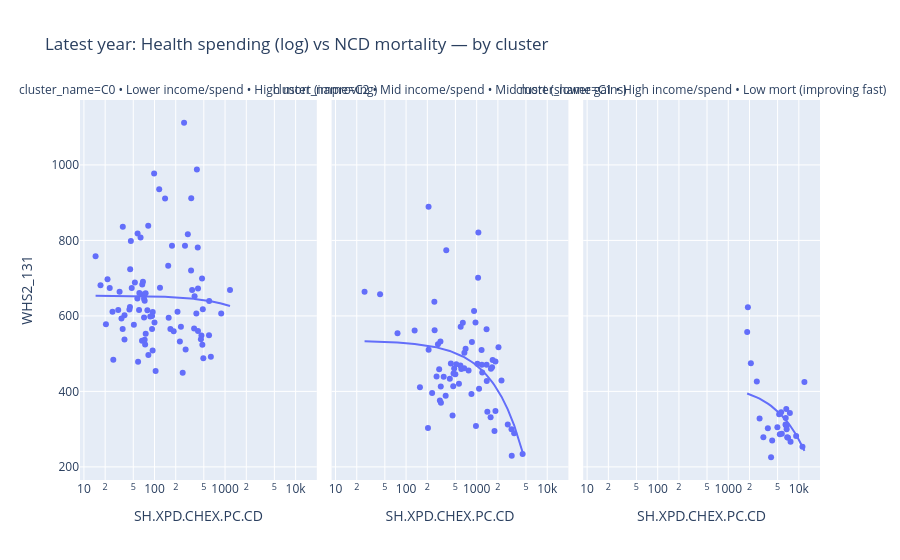

This figure's notebook cell:
### Markdown cell above
### 3) Within-cluster scatter: Health spend vs Mortality (latest year) with fitted line

### Code cell
# Latest snapshot per country + cluster
latest = panel.groupby("Country")["Year"].max().reset_index()
snap = (latest.merge(panel, on=["Country","Year"], how="left")
              .merge(feats[["cluster","cluster_name"]], left_on="Country", right_index=True, how="left")
              .dropna(subset=["WHS2_131","SH.XPD.CHEX.PC.CD"]))

fig_sc = px.scatter(
    snap, x="SH.XPD.CHEX.PC.CD", y="WHS2_131",
    facet_col="cluster_name", facet_col_wrap=3, trendline="ols",
    log_x=True, hover_name="Country",
    title="Latest year: Health spending (log) vs NCD mortality — by cluster"
)
fig_sc.write_html("artifacts/scatter_spend_vs_mortality_by_cluster.html")
display(fig_sc)

### Figure 1 — Plotly figure (JSON) as saved in the notebook; plotly's stock layout.template omitted (floating-point values rounded to 4 significant figures)
{"data": [{"hovertemplate": "<b>%{hovertext}</b><br><br>cluster_name=C0 • Lower income/spend • High mort (improving)<br>SH.XPD.CHEX.PC.CD=%{x}<br>WHS2_131=%{y}<extra></extra>", "hovertext": ["AFG", "AGO", "ARM", "AZE", "BDI", "BEN", "BFA", "BGD", "BHR", "BLR", "BOL", "BTN", "BWA", "CAF", "CIV", "CMR", "COD", "COG", "COM", "DJI", "EGY", "ERI", "ETH", "FJI", "FSM", "GAB", "GEO", "GHA", "GIN", "GMB", "GNB", "GNQ", "GUY", "HTI", "IDN", "KAZ", "KEN", "KGZ", "KHM", "KIR", "LAO", "LBR", "LSO", "MAR", "MDA", "MDG", "MLI", "MMR", "MNG", "MOZ", "MRT", "MWI", "MYS", "NAM", "NER", "NGA", "NPL", "PNG", "PSE", "RUS", "RWA", "SDN", "SEN", "SLB", "SLE", "SOM", "STP", "SWZ", "SYC", "TCD", "TGO", "TJK", "TKM", "TON", "TZA", "UGA", "UKR", "UZB", "VCT", "VNM", "VUT", "WSM", "YEM", "ZAF", "ZMB", "ZWE"], "legendgroup": "", "marker": {"color": "#636efa", "symbol": "circle"}, "mode": "markers", "name": "", "orientation": "v", "showlegend": false, "type": "scatter", "x": [81.52, 67.05, 595.8, 251.0, 23.22, 34.04, 57.22, 58.54, 1175.0, 484.0, 276.2, 103.7, 492.1, 46.25, 92.4, 72.57, 21.59, 79.33, 100.0, 87.17, 176.9, 35.55, 26.07, 331.6, 398.8, 228.8, 413.7, 94.4, 44.1, 25.39, 68.38, 236.8, 462.6, 57.63, 158.9, 391.8, 94.11, 72.59, 119.6, 262.5, 68.62, 92.33, 116.6, 211.9, 410.1, 17.18, 30.62, 71.15, 330.0, 45.23, 73.63, 47.58, 476.9, 413.5, 35.39, 81.87, 66.54, 61.03, 364.4, 881.8, 60.46, 20.5, 71.12, 98.8, 44.9, 14.63, 187.1, 296.8, 629.1, 37.59, 52.72, 75.1, 471.9, 341.5, 37.56, 51.03, 369.9, 156.4, 454.8, 168.1, 141.3, 270.4, 32.02, 592.5, 74.84, 63.51], "xaxis": "x", "y": [838.8, 683.3, 639.3, 449.7, 673.6, 593.4, 646.1, 478.3, 668.8, 617.5, 510.8, 454.0, 487.6, 798.4, 599.9, 640.2, 696.8, 615.2, 582.4, 598.7, 785.8, 836.0, 483.7, 911.5, 988.1, 532.5, 672.4, 610.0, 616.8, 610.8, 656.9, 571.1, 548.0, 818.4, 595.0, 606.7, 508.3, 536.6, 674.9, 1112.0, 690.6, 565.0, 935.6, 611.3, 781.3, 681.5, 615.9, 645.5, 720.3, 723.3, 524.3, 674.0, 523.3, 559.9, 565.4, 496.2, 534.1, 660.7, 566.4, 606.6, 615.3, 578.2, 595.9, 977.5, 623.5, 757.8, 559.2, 816.2, 491.9, 601.7, 688.7, 552.4, 699.0, 668.9, 537.7, 576.4, 651.9, 733.2, 538.0, 565.4, 910.8, 785.9, 664.2, 548.7, 659.9, 807.4], "yaxis": "y"}, {"hovertemplate": "<b>OLS trendline</b><br>WHS2_131 = -0.0236132 * SH.XPD.CHEX.PC.CD + 653.805<br>R<sup>2</sup>=0.001492<br><br>cluster_name=C0 • Lower income/spend • High mort (improving)<br>SH.XPD.CHEX.PC.CD=%{x}<br>WHS2_131=%{y} <b>(trend)</b><extra></extra>", "legendgroup": "", "marker": {"color": "#636efa", "symbol": "circle"}, "mode": "lines", "name": "", "showlegend": false, "type": "scatter", "x": [14.63, 17.18, 20.5, 21.59, 23.22, 25.39, 26.07, 30.62, 32.02, 34.04, 35.39, 35.55, 37.56, 37.59, 44.1, 44.9, 45.23, 46.25, 47.58, 51.03, 52.72, 57.22, 57.63, 58.54, 60.46, 61.03, 63.51, 66.54, 67.05, 68.38, 68.62, 71.12, 71.15, 72.57, 72.59, 73.63, 74.84, 75.1, 79.33, 81.52, 81.87, 87.17, 92.33, 92.4, 94.11, 94.4, 98.8, 100.0, 103.7, 116.6, 119.6, 141.3, 156.4, 158.9, 168.1, 176.9, 187.1, 211.9, 228.8, 236.8, 251.0, 262.5, 270.4, 276.2, 296.8, 330.0, 331.6, 341.5, 364.4, 369.9, 391.8, 398.8, 410.1, 413.5, 413.7, 454.8, 462.6, 471.9, 476.9, 484.0, 492.1, 592.5, 595.8, 629.1, 881.8, 1175.0], "xaxis": "x", "y": [653.5, 653.4, 653.3, 653.3, 653.3, 653.2, 653.2, 653.1, 653.0, 653.0, 653.0, 653.0, 652.9, 652.9, 652.8, 652.7, 652.7, 652.7, 652.7, 652.6, 652.6, 652.5, 652.4, 652.4, 652.4, 652.4, 652.3, 652.2, 652.2, 652.2, 652.2, 652.1, 652.1, 652.1, 652.1, 652.1, 652.0, 652.0, 651.9, 651.9, 651.9, 651.7, 651.6, 651.6, 651.6, 651.6, 651.5, 651.4, 651.4, 651.1, 651.0, 650.5, 650.1, 650.1, 649.8, 649.6, 649.4, 648.8, 648.4, 648.2, 647.9, 647.6, 647.4, 647.3, 646.8, 646.0, 646.0, 645.7, 645.2, 645.1, 644.6, 644.4, 644.1, 644.0, 644.0, 643.1, 642.9, 642.7, 642.5, 642.4, 642.2, 639.8, 639.7, 638.9, 633.0, 626.1], "yaxis": "y"}, {"hovertemplate": "<b>%{hovertext}</b><br><br>cluster_name=C2 • Mid income/spend • Mid mort (slower gains)<br>SH.XPD.CHEX.PC.CD=%{x}<br>WHS2_131=%{y}<extra></extra>", "hovertext": ["ALB", "ARE", "ARG", "ATG", "BGR", "BHS", "BIH", "BLZ", "BRA", "BRB", "BRN", "CHL", "CHN", "COL", "CPV", "CRI", "CUB", "CYP", "DOM", "DZA", "ECU", "GRC", "GRD", "GTM", "HND", "HRV", "HUN", "IND", "IRN", "IRQ", "ITA", "JAM", "JOR", "JPN", "KOR", "KWT", "LBN", "LBY", "LCA", "LKA", "MDV", "MEX", "MKD", "MNE", "MUS", "NIC", "OMN", "PAK", "PAN", "PER", "PHL", "POL", "PRT", "PRY", "QAT", "ROU", "SAU", "SLV", "SRB", "SUR", "SVK", "SYR", "THA", "TLS", "TTO", "TUN", "TUR", "URY"], "legendgroup": "", "marker": {"color": "#636efa", "symbol": "circle"}, "mode": "markers", "name": "", "orientation": "v", "showlegend": false, "type": "scatter", "x": [465.6, 2250.0, 1081.0, 843.5, 1047.0, 2038.0, 697.1, 310.2, 768.3, 1391.0, 665.5, 1577.0, 670.3, 561.1, 282.9, 977.1, 1199.0, 3118.0, 416.7, 208.5, 498.6, 1846.0, 514.3, 341.1, 253.6, 1384.0, 1382.0, 75.55, 233.7, 251.6, 3400.0, 371.1, 301.3, 4483.0, 3142.0, 1789.0, 311.8, 306.7, 588.4, 157.1, 1057.0, 606.1, 636.7, 1024.0, 593.8, 204.2, 856.4, 42.8, 1417.0, 455.7, 208.2, 1183.0, 2760.0, 480.1, 1847.0, 963.0, 1655.0, 470.1, 919.2, 294.3, 1685.0, 25.8, 363.7, 132.1, 1173.0, 270.3, 431.3, 1595.0], "xaxis": "x2", "y": [413.6, 429.0, 407.3, 392.9, 701.3, 516.8, 512.9, 412.8, 455.1, 427.5, 461.6, 331.5, 502.3, 420.2, 524.6, 308.6, 450.2, 299.7, 433.7, 510.4, 445.4, 348.2, 471.7, 438.8, 561.7, 470.4, 564.9, 553.8, 395.9, 637.4, 289.3, 773.6, 375.7, 234.4, 229.2, 294.9, 370.2, 532.2, 468.7, 411.1, 821.2, 459.3, 582.0, 473.5, 571.1, 302.8, 530.8, 657.6, 345.9, 335.9, 889.4, 470.9, 312.4, 460.8, 479.3, 582.6, 464.3, 447.6, 613.2, 458.4, 483.4, 663.8, 388.2, 561.3, 509.6, 439.8, 474.1, 460.3], "yaxis": "y2"}, {"hovertemplate": "<b>OLS trendline</b><br>WHS2_131 = -0.0659858 * SH.XPD.CHEX.PC.CD + 534.479<br>R<sup>2</sup>=0.216021<br><br>cluster_name=C2 • Mid income/spend • Mid mort (slower gains)<br>SH.XPD.CHEX.PC.CD=%{x}<br>WHS2_131=%{y} <b>(trend)</b><extra></extra>", "legendgroup": "", "marker": {"color": "#636efa", "symbol": "circle"}, "mode": "lines", "name": "", "showlegend": false, "type": "scatter", "x": [25.8, 42.8, 75.55, 132.1, 157.1, 204.2, 208.2, 208.5, 233.7, 251.6, 253.6, 270.3, 282.9, 294.3, 301.3, 306.7, 310.2, 311.8, 341.1, 363.7, 371.1, 416.7, 431.3, 455.7, 465.6, 470.1, 480.1, 498.6, 514.3, 561.1, 588.4, 593.8, 606.1, 636.7, 665.5, 670.3, 697.1, 768.3, 843.5, 856.4, 919.2, 963.0, 977.1, 1024.0, 1047.0, 1057.0, 1081.0, 1173.0, 1183.0, 1199.0, 1382.0, 1384.0, 1391.0, 1417.0, 1577.0, 1595.0, 1655.0, 1685.0, 1789.0, 1846.0, 1847.0, 2038.0, 2250.0, 2760.0, 3118.0, 3142.0, 3400.0, 4483.0], "xaxis": "x2", "y": [532.8, 531.7, 529.5, 525.8, 524.1, 521.0, 520.7, 520.7, 519.1, 517.9, 517.7, 516.6, 515.8, 515.1, 514.6, 514.2, 514.0, 513.9, 512.0, 510.5, 510.0, 507.0, 506.0, 504.4, 503.8, 503.5, 502.8, 501.6, 500.5, 497.5, 495.7, 495.3, 494.5, 492.5, 490.6, 490.3, 488.5, 483.8, 478.8, 478.0, 473.8, 470.9, 470.0, 466.9, 465.4, 464.7, 463.2, 457.1, 456.4, 455.3, 443.3, 443.1, 442.7, 441.0, 430.4, 429.2, 425.3, 423.3, 416.4, 412.6, 412.6, 400.0, 386.0, 352.3, 328.7, 327.2, 310.1, 238.7], "yaxis": "y2"}, {"hovertemplate": "<b>%{hovertext}</b><br><br>cluster_name=C1 • High income/spend • Low mort (improving fast)<br>SH.XPD.CHEX.PC.CD=%{x}<br>WHS2_131=%{y}<extra></extra>", "hovertext": ["AUS", "AUT", "BEL", "CAN", "CHE", "CZE", "DEU", "DNK", "ESP", "EST", "FIN", "FRA", "GBR", "IRL", "ISL", "ISR", "LTU", "LUX", "LVA", "MLT", "NLD", "NOR", "NZL", "SGP", "SVN", "SWE", "USA"], "legendgroup": "", "marker": {"color": "#636efa", "symbol": "circle"}, "mode": "markers", "name": "", "orientation": "v", "showlegend": false, "type": "scatter", "x": [7040.0, 6520.0, 5744.0, 6483.0, 11260.0, 2538.0, 6638.0, 7466.0, 3144.0, 2091.0, 5262.0, 5377.0, 5612.0, 6764.0, 6722.0, 4191.0, 1854.0, 7633.0, 1898.0, 3642.0, 6555.0, 9163.0, 4967.0, 4044.0, 2780.0, 6842.0, 12000.0], "xaxis": "x3", "y": [277.5, 329.3, 287.6, 312.3, 253.1, 426.5, 353.2, 342.9, 278.6, 474.7, 339.7, 286.3, 344.5, 309.8, 299.6, 270.1, 557.7, 266.8, 622.7, 302.6, 310.5, 282.1, 304.8, 225.5, 328.5, 278.3, 425.1], "yaxis": "y3"}, {"hovertemplate": "<b>OLS trendline</b><br>WHS2_131 = -0.0149807 * SH.XPD.CHEX.PC.CD + 422.247<br>R<sup>2</sup>=0.179793<br><br>cluster_name=C1 • High income/spend • Low mort (improving fast)<br>SH.XPD.CHEX.PC.CD=%{x}<br>WHS2_131=%{y} <b>(trend)</b><extra></extra>", "legendgroup": "", "marker": {"color": "#636efa", "symbol": "circle"}, "mode": "lines", "name": "", "showlegend": false, "type": "scatter", "x": [1854.0, 1898.0, 2091.0, 2538.0, 2780.0, 3144.0, 3642.0, 4044.0, 4191.0, 4967.0, 5262.0, 5377.0, 5612.0, 5744.0, 6483.0, 6520.0, 6555.0, 6638.0, 6722.0, 6764.0, 6842.0, 7040.0, 7466.0, 7633.0, 9163.0, 11260.0, 12000.0], "xaxis": "x3", "y": [394.5, 393.8, 390.9, 384.2, 380.6, 375.1, 367.7, 361.7, 359.5, 347.8, 343.4, 341.7, 338.2, 336.2, 325.1, 324.6, 324.0, 322.8, 321.5, 320.9, 319.7, 316.8, 310.4, 307.9, 285.0, 253.5, 242.5], "yaxis": "y3"}], "layout": {"annotations": [{"font": {}, "showarrow": false, "text": "cluster_name=C0 • Lower income/spend • High mort (improving)", "x": 0.16, "xanchor": "center", "xref": "paper", "y": 1, "yanchor": "bottom", "yref": "paper"}, {"font": {}, "showarrow": false, "text": "cluster_name=C2 • Mid income/spend • Mid mort (slower gains)", "x": 0.5, "xanchor": "center", "xref": "paper", "y": 1, "yanchor": "bottom", "yref": "paper"}, {"font": {}, "showarrow": false, "text": "cluster_name=C1 • High income/spend • Low mort (improving fast)", "x": 0.84, "xanchor": "center", "xref": "paper", "y": 1, "yanchor": "bottom", "yref": "paper"}], "legend": {"tracegroupgap": 0}, "title": {"text": "Latest year: Health spending (log) vs NCD mortality — by cluster"}, "xaxis": {"anchor": "y", "domain": [0, 0.32], "title": {"text": "SH.XPD.CHEX.PC.CD"}, "type": "log"}, "xaxis2": {"anchor": "y2", "domain": [0.34, 0.66], "matches": "x", "title": {"text": "SH.XPD.CHEX.PC.CD"}, "type": "log"}, "xaxis3": {"anchor": "y3", "domain": [0.68, 1.0], "matches": "x", "title": {"text": "SH.XPD.CHEX.PC.CD"}, "type": "log"}, "yaxis": {"anchor": "x", "domain": [0, 1], "title": {"text": "WHS2_131"}}, "yaxis2": {"anchor": "x2", "domain": [0, 1], "matches": "y", "showticklabels": false}, "yaxis3": {"anchor": "x3", "domain": [0, 1], "matches": "y", "showticklabels": false}}}
